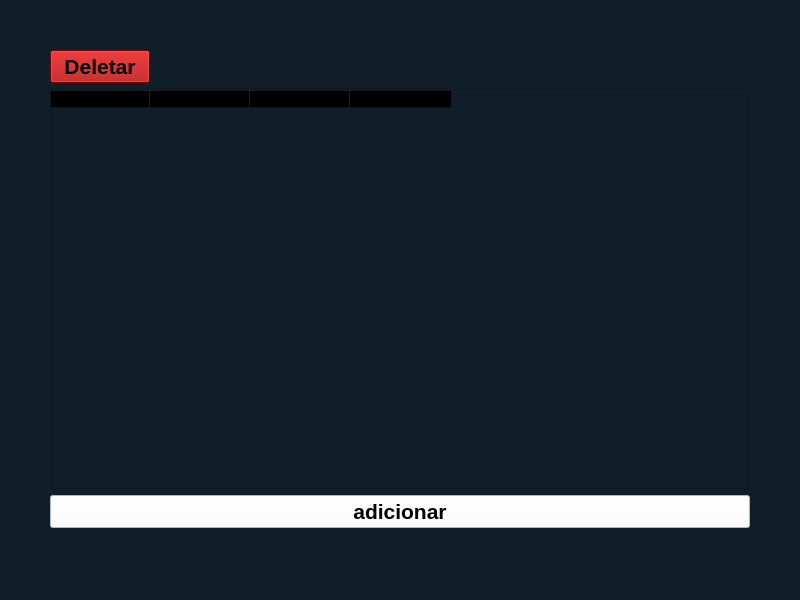
<?xml version="1.0" encoding="UTF-8"?>
<ui version="4.0">
 <class>MainWindow</class>
 <widget class="QMainWindow" name="MainWindow">
  <property name="windowModality">
   <enum>Qt::ApplicationModal</enum>
  </property>
  <property name="geometry">
   <rect>
    <x>0</x>
    <y>0</y>
    <width>800</width>
    <height>600</height>
   </rect>
  </property>
  <property name="minimumSize">
   <size>
    <width>800</width>
    <height>600</height>
   </size>
  </property>
  <property name="maximumSize">
   <size>
    <width>800</width>
    <height>600</height>
   </size>
  </property>
  <property name="windowTitle">
   <string>adicionar produtos</string>
  </property>
  <property name="styleSheet">
   <string notr="true">background-color: rgba(16,30,41,240);</string>
  </property>
  <widget class="QWidget" name="centralwidget">
   <layout class="QGridLayout" name="gridLayout_2">
    <item row="0" column="0">
     <layout class="QGridLayout" name="gridLayout">
      <item row="2" column="0">
       <widget class="QPushButton" name="pushButton_adicionar_produto_nfce">
        <property name="font">
         <font>
          <pointsize>16</pointsize>
          <weight>75</weight>
          <bold>true</bold>
         </font>
        </property>
        <property name="styleSheet">
         <string notr="true">background-color: rgb(255, 255, 255);
</string>
        </property>
        <property name="text">
         <string>adicionar</string>
        </property>
       </widget>
      </item>
      <item row="1" column="0">
       <widget class="QTableWidget" name="tableWidget_produtos">
        <property name="maximumSize">
         <size>
          <width>700</width>
          <height>400</height>
         </size>
        </property>
        <property name="font">
         <font>
          <pointsize>22</pointsize>
         </font>
        </property>
        <property name="styleSheet">
         <string notr="true">QTableWidget::item {
   color: rgb(255, 255, 255);
}</string>
        </property>
        <property name="editTriggers">
         <set>QAbstractItemView::NoEditTriggers</set>
        </property>
        <property name="selectionMode">
         <enum>QAbstractItemView::SingleSelection</enum>
        </property>
        <property name="selectionBehavior">
         <enum>QAbstractItemView::SelectRows</enum>
        </property>
        <column>
         <property name="text">
          <string>Codigo</string>
         </property>
        </column>
        <column>
         <property name="text">
          <string>Descrição</string>
         </property>
        </column>
        <column>
         <property name="text">
          <string>Preço</string>
         </property>
        </column>
        <column>
         <property name="text">
          <string>Ncm</string>
         </property>
        </column>
       </widget>
      </item>
      <item row="0" column="0">
       <widget class="QPushButton" name="pushButton_deletar">
        <property name="maximumSize">
         <size>
          <width>100</width>
          <height>16777215</height>
         </size>
        </property>
        <property name="font">
         <font>
          <pointsize>16</pointsize>
          <weight>75</weight>
          <bold>true</bold>
         </font>
        </property>
        <property name="styleSheet">
         <string notr="true">background-color: rgb(170, 0, 0);</string>
        </property>
        <property name="text">
         <string>Deletar</string>
        </property>
       </widget>
      </item>
     </layout>
    </item>
   </layout>
  </widget>
  <widget class="QStatusBar" name="statusbar"/>
 </widget>
 <resources/>
 <connections/>
</ui>
